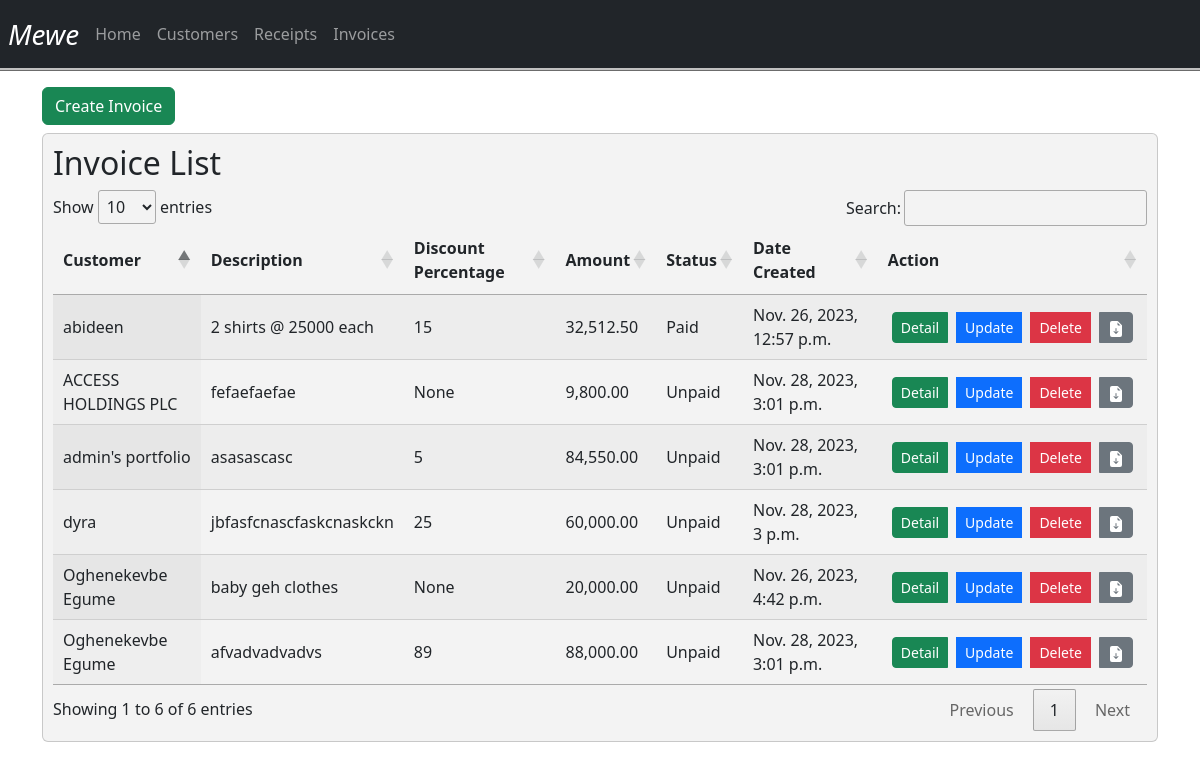
Page /invoices/ (signed in) on the committed database.
### customerinvoices/models.py (models this page shows, shortened)
class Invoice(models.Model):
    CHOICES = (
    ('Unpaid', 'Unpaid'),
    ('Paid', 'Paid'),
)
    user = models.ForeignKey(User, on_delete=models.CASCADE)
    customer= models.ForeignKey(Customer, on_delete=models.CASCADE)
    description = models.CharField(max_length=225)
    discount_percentage = models.IntegerField(null=True, blank=True)
    amount = models.DecimalField(decimal_places=2, max_digits=10)
    created_at = models.DateTimeField(auto_now_add=True)
    status = models.CharField(max_length=50, choices= CHOICES , default='UnPaid')

class Customer(models.Model):
    user = models.ForeignKey(User, on_delete=models.CASCADE)
    name = models.CharField(max_length=50)
    email_address = models.EmailField(max_length=254, null=True, blank=True)
    phone_number = models.CharField(max_length=50, null=True, blank=True)

### customerinvoices/views.py (the view)
# urls.py: path('invoices/', InvoiceListView.as_view(), name='invoice_list'),
class InvoiceListView(LoginRequiredMixin,ListView):
    model = Invoice
    template_name = 'invoice_list.html'

### customerinvoices/templates/invoice_list.html (shortened to what this page needs)
{% extends 'base.html' %}
{% load humanize %}
{% block content %}
<a href="{% url 'invoice_create' %}" class="btn btn-success mb-2">Create Invoice</a>
  <div class="card">
    <h2>Invoice List</h2>
  <table id="invoiceTable" class="display">
    <thead>
      <tr>
        <th>Customer</th>
        <th>Description</th>
        <th>Discount Percentage</th>
        <th>Amount</th>
        <th>Status</th>
        <th>Date Created</th>
        <th>Action</th>
      </tr>
    </thead>
    <tbody>
      {% for invoice in object_list %}
      {% if user.id == invoice.user.id%}
        <tr>
          <td>{{ invoice.customer.name }}</td>
          <td>{{ invoice.description }}</td>
          <td>{{ invoice.discount_percentage }}</td>
          <td>{{ invoice.amount|intcomma }}</td>
          <td>{{ invoice.status }}</td>
          <td>{{ invoice.created_at}}</td>
          <td>
            <div class="btn-group" role="group" aria-label="Invoice Actions">
              <a href="{% url 'invoice_detail' pk=invoice.pk %}" class="btn btn-success btn-sm mx-1">Detail</a>
              <a href="{% url 'invoice_update' pk=invoice.pk %}" class="btn btn-primary btn-sm mx-1">Update</a>
              <a href="{% url 'invoice_delete' pk=invoice.pk %}" class="btn btn-danger btn-sm mx-1">Delete</a>
              <a href="{% url 'detail_to_pdf' model='invoice' pk=invoice.pk %}" class="btn btn-secondary btn-sm mx-1"></a>
            </div>
          </td>
        </tr>
      {% endif %}
      {% endfor %}
    </tbody>
  </table>
  </div>
{% endblock %}

### static/css/style.css (style rules this page uses)
body { background: linear-gradient(rgba(255, 255, 255, 0.3), rgba(255, 255, 255, 0.3)), url('https://images.pexels.com/photos/4173174/pexels-photo-4173174.jpeg?auto=compress&cs=tinysrgb&w=600'); background-repeat: no-repeat; background-size: cover; }
.card { background-color: rgba(225, 225, 225, 0.4) !important; padding: 10px !important; }

### rows in the picture
Invoice: customer.name "abideen", description "2 shirts @ 25000 each", discount_percentage "15", amount "32,512.50", status "Paid", created_at "Nov. 26, 2023, 12:57 p.m."
Invoice: customer.name "Oghenekevbe Egume", description "baby geh clothes", discount_percentage "None", amount "20,000.00", status "Unpaid", created_at "Nov. 26, 2023, 4:42 p.m."
Invoice: customer.name "dyra", description "jbfasfcnascfaskcnaskckn", discount_percentage "25", amount "60,000.00", status "Unpaid", created_at "Nov. 28, 2023, 3 p.m."
Invoice: customer.name "admin's portfolio", description "asasascasc", discount_percentage "5", amount "84,550.00", status "Unpaid", created_at "Nov. 28, 2023, 3:01 p.m."
Invoice: customer.name "Oghenekevbe Egume", description "afvadvadvadvs", discount_percentage "89", amount "88,000.00", status "Unpaid", created_at "Nov. 28, 2023, 3:01 p.m."
Invoice: customer.name "ACCESS HOLDINGS PLC", description "fefaefaefae", discount_percentage "None", amount "9,800.00", status "Unpaid", created_at "Nov. 28, 2023, 3:01 p.m."
